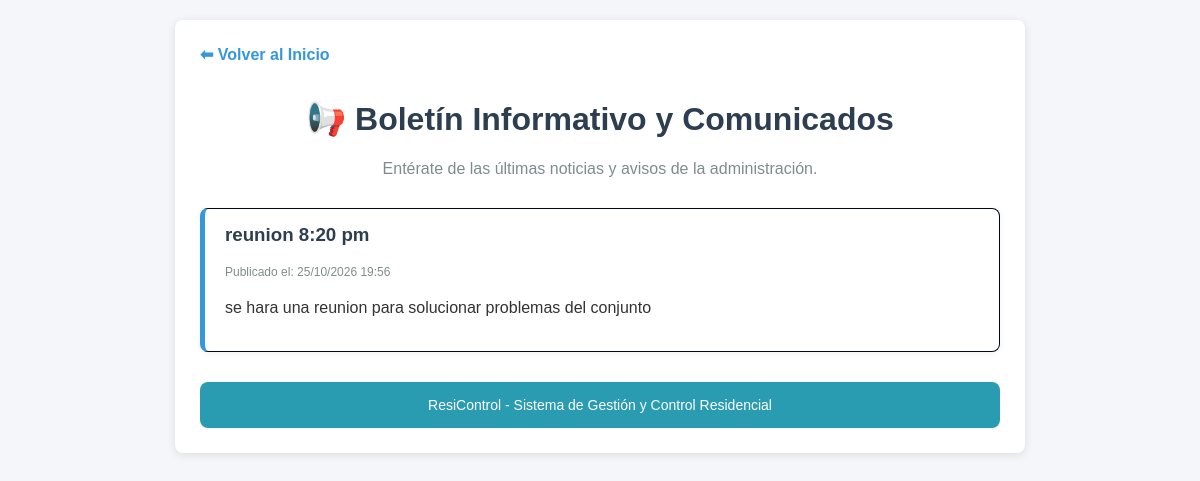
The app's page /boletines/, older data.
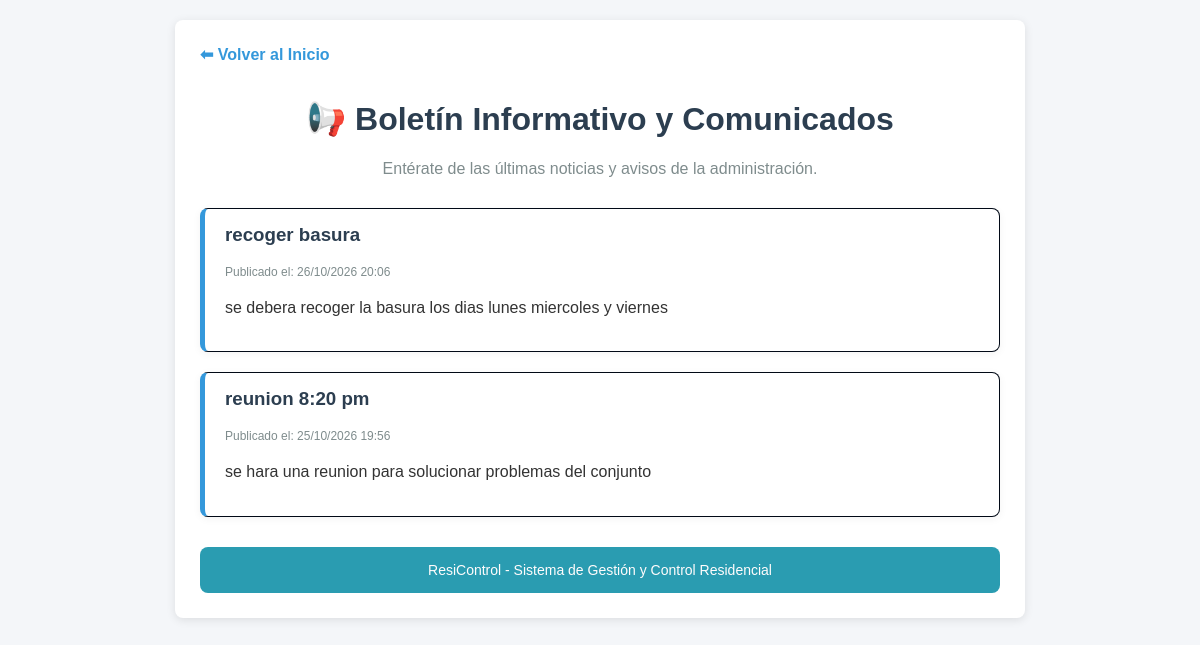
The same page, newer data.
### core/models.py (models this page shows, shortened)
class Boletin(models.Model):
    titulo = models.CharField(max_length=200)
    contenido = models.TextField()
    fecha_publicacion = models.DateTimeField(auto_now_add=True)
    activo = models.BooleanField(default=True)

### core/views.py (the view)
# urls.py: path('boletines/', views.lista_boletines, name='boletines'),
def lista_boletines(request):
    boletines = Boletin.objects.filter(activo=True).order_by('-fecha_publicacion')
    return render(request, 'core/boletines.html', {'boletines': boletines})

### core/templates/core/boletines.html (shortened to what this page needs)
<!DOCTYPE html>
<html lang="es">
<head>
</head>
<body>
<div class="container">
    <a href="{% url 'inicio' %}" class="nav-back">⬅ Volver al Inicio</a>
    <h1>📢 Boletín Informativo y Comunicados</h1>
    <p style="text-align: center; color: #7f8c8d; margin-bottom: 30px;">Entérate de las últimas noticias y avisos de la administración.</p>
    {% if boletines %}
        {% for b in boletines %}
            <div class="card-boletin">
                <h3>{{ b.titulo }}</h3>
                <div class="fecha">Publicado el: {{ b.fecha_publicacion|date:"d/m/Y H:i" }}</div>
                <div class="contenido">{{ b.contenido|linebreaks }}</div>
            </div>
        {% endfor %}
    {% else %}
        <p class="no-results">📭 No hay boletines informativos publicados por el momento.</p>
    {% endif %}
     <div style="margin-top: 30px; background-color: #2a9cb1; color: rgb(255, 252, 252); text-align: center; padding: 15px; border-radius: 8px;">
              <p style="margin: 0px; font-size: 14px;">ResiControl - Sistema de Gestión y Control Residencial</p>
    </div>
</div>
</body>
</html>

Row changes from the older to the newer data that the page shows:
added Boletin: titulo "recoger basura", fecha_publicacion "26/10/2026 20:06", contenido "se debera recoger la basura los dias lunes miercoles y viernes"
